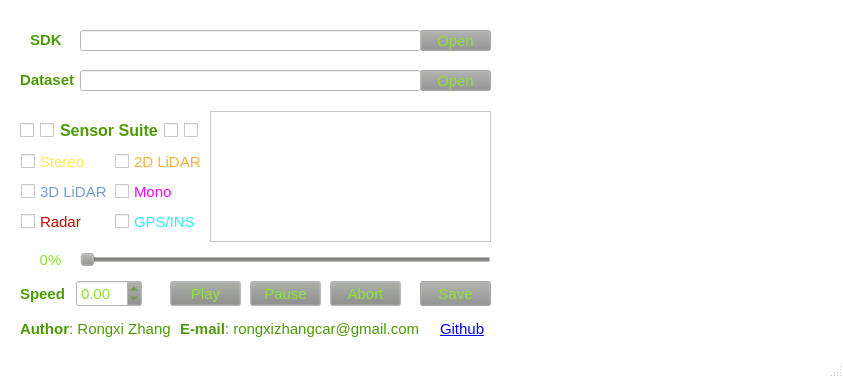
<?xml version="1.0" encoding="UTF-8"?>
<ui version="4.0">
 <class>RobotCarPlayer</class>
 <widget class="QMainWindow" name="RobotCarPlayer">
  <property name="enabled">
   <bool>true</bool>
  </property>
  <property name="geometry">
   <rect>
    <x>0</x>
    <y>0</y>
    <width>843</width>
    <height>378</height>
   </rect>
  </property>
  <property name="sizePolicy">
   <sizepolicy hsizetype="Ignored" vsizetype="Ignored">
    <horstretch>0</horstretch>
    <verstretch>0</verstretch>
   </sizepolicy>
  </property>
  <property name="palette">
   <palette>
    <active>
     <colorrole role="WindowText">
      <brush brushstyle="SolidPattern">
       <color alpha="255">
        <red>78</red>
        <green>154</green>
        <blue>6</blue>
       </color>
      </brush>
     </colorrole>
     <colorrole role="Button">
      <brush brushstyle="SolidPattern">
       <color alpha="255">
        <red>136</red>
        <green>138</green>
        <blue>133</blue>
       </color>
      </brush>
     </colorrole>
     <colorrole role="Text">
      <brush brushstyle="SolidPattern">
       <color alpha="255">
        <red>0</red>
        <green>0</green>
        <blue>0</blue>
       </color>
      </brush>
     </colorrole>
     <colorrole role="ButtonText">
      <brush brushstyle="SolidPattern">
       <color alpha="255">
        <red>138</red>
        <green>226</green>
        <blue>52</blue>
       </color>
      </brush>
     </colorrole>
     <colorrole role="Base">
      <brush brushstyle="SolidPattern">
       <color alpha="255">
        <red>255</red>
        <green>255</green>
        <blue>255</blue>
       </color>
      </brush>
     </colorrole>
     <colorrole role="Window">
      <brush brushstyle="SolidPattern">
       <color alpha="255">
        <red>255</red>
        <green>255</green>
        <blue>255</blue>
       </color>
      </brush>
     </colorrole>
     <colorrole role="Highlight">
      <brush brushstyle="SolidPattern">
       <color alpha="128">
        <red>255</red>
        <green>255</green>
        <blue>255</blue>
       </color>
      </brush>
     </colorrole>
     <colorrole role="PlaceholderText">
      <brush brushstyle="SolidPattern">
       <color alpha="128">
        <red>0</red>
        <green>0</green>
        <blue>0</blue>
       </color>
      </brush>
     </colorrole>
    </active>
    <inactive>
     <colorrole role="WindowText">
      <brush brushstyle="SolidPattern">
       <color alpha="255">
        <red>78</red>
        <green>154</green>
        <blue>6</blue>
       </color>
      </brush>
     </colorrole>
     <colorrole role="Button">
      <brush brushstyle="SolidPattern">
       <color alpha="255">
        <red>136</red>
        <green>138</green>
        <blue>133</blue>
       </color>
      </brush>
     </colorrole>
     <colorrole role="Text">
      <brush brushstyle="SolidPattern">
       <color alpha="255">
        <red>0</red>
        <green>0</green>
        <blue>0</blue>
       </color>
      </brush>
     </colorrole>
     <colorrole role="ButtonText">
      <brush brushstyle="SolidPattern">
       <color alpha="255">
        <red>138</red>
        <green>226</green>
        <blue>52</blue>
       </color>
      </brush>
     </colorrole>
     <colorrole role="Base">
      <brush brushstyle="SolidPattern">
       <color alpha="255">
        <red>255</red>
        <green>255</green>
        <blue>255</blue>
       </color>
      </brush>
     </colorrole>
     <colorrole role="Window">
      <brush brushstyle="SolidPattern">
       <color alpha="255">
        <red>255</red>
        <green>255</green>
        <blue>255</blue>
       </color>
      </brush>
     </colorrole>
     <colorrole role="Highlight">
      <brush brushstyle="SolidPattern">
       <color alpha="255">
        <red>252</red>
        <green>233</green>
        <blue>79</blue>
       </color>
      </brush>
     </colorrole>
     <colorrole role="PlaceholderText">
      <brush brushstyle="SolidPattern">
       <color alpha="128">
        <red>0</red>
        <green>0</green>
        <blue>0</blue>
       </color>
      </brush>
     </colorrole>
    </inactive>
    <disabled>
     <colorrole role="WindowText">
      <brush brushstyle="SolidPattern">
       <color alpha="255">
        <red>85</red>
        <green>87</green>
        <blue>83</blue>
       </color>
      </brush>
     </colorrole>
     <colorrole role="Button">
      <brush brushstyle="SolidPattern">
       <color alpha="255">
        <red>136</red>
        <green>138</green>
        <blue>133</blue>
       </color>
      </brush>
     </colorrole>
     <colorrole role="Text">
      <brush brushstyle="SolidPattern">
       <color alpha="255">
        <red>85</red>
        <green>87</green>
        <blue>83</blue>
       </color>
      </brush>
     </colorrole>
     <colorrole role="ButtonText">
      <brush brushstyle="SolidPattern">
       <color alpha="255">
        <red>136</red>
        <green>138</green>
        <blue>133</blue>
       </color>
      </brush>
     </colorrole>
     <colorrole role="Base">
      <brush brushstyle="SolidPattern">
       <color alpha="255">
        <red>255</red>
        <green>255</green>
        <blue>255</blue>
       </color>
      </brush>
     </colorrole>
     <colorrole role="Window">
      <brush brushstyle="SolidPattern">
       <color alpha="255">
        <red>255</red>
        <green>255</green>
        <blue>255</blue>
       </color>
      </brush>
     </colorrole>
     <colorrole role="Highlight">
      <brush brushstyle="SolidPattern">
       <color alpha="255">
        <red>239</red>
        <green>41</green>
        <blue>41</blue>
       </color>
      </brush>
     </colorrole>
     <colorrole role="PlaceholderText">
      <brush brushstyle="SolidPattern">
       <color alpha="128">
        <red>0</red>
        <green>0</green>
        <blue>0</blue>
       </color>
      </brush>
     </colorrole>
    </disabled>
   </palette>
  </property>
  <property name="font">
   <font>
    <pointsize>11</pointsize>
   </font>
  </property>
  <property name="cursor">
   <cursorShape>ArrowCursor</cursorShape>
  </property>
  <property name="contextMenuPolicy">
   <enum>Qt::NoContextMenu</enum>
  </property>
  <property name="windowTitle">
   <string notr="true">RobotCarPlayer: ROS2 Interface of the Oxford (Radar) RobotCar Dataset</string>
  </property>
  <property name="windowIcon">
   <iconset resource="../gui/image.qrc">
    <normaloff>:/scan.ico</normaloff>:/scan.ico</iconset>
  </property>
  <property name="layoutDirection">
   <enum>Qt::LeftToRight</enum>
  </property>
  <widget class="QWidget" name="centralwidget">
   <widget class="QLabel" name="Dataset">
    <property name="geometry">
     <rect>
      <x>20</x>
      <y>71</y>
      <width>61</width>
      <height>17</height>
     </rect>
    </property>
    <property name="font">
     <font>
      <pointsize>11</pointsize>
      <weight>75</weight>
      <bold>true</bold>
     </font>
    </property>
    <property name="text">
     <string>Dataset</string>
    </property>
   </widget>
   <widget class="QDialogButtonBox" name="buttonSDK">
    <property name="geometry">
     <rect>
      <x>420</x>
      <y>30</y>
      <width>71</width>
      <height>21</height>
     </rect>
    </property>
    <property name="palette">
     <palette>
      <active>
       <colorrole role="Highlight">
        <brush brushstyle="SolidPattern">
         <color alpha="128">
          <red>255</red>
          <green>255</green>
          <blue>255</blue>
         </color>
        </brush>
       </colorrole>
      </active>
      <inactive>
       <colorrole role="Highlight">
        <brush brushstyle="SolidPattern">
         <color alpha="255">
          <red>255</red>
          <green>255</green>
          <blue>255</blue>
         </color>
        </brush>
       </colorrole>
      </inactive>
      <disabled>
       <colorrole role="Highlight">
        <brush brushstyle="SolidPattern">
         <color alpha="255">
          <red>239</red>
          <green>41</green>
          <blue>41</blue>
         </color>
        </brush>
       </colorrole>
      </disabled>
     </palette>
    </property>
    <property name="orientation">
     <enum>Qt::Horizontal</enum>
    </property>
    <property name="standardButtons">
     <set>QDialogButtonBox::Open</set>
    </property>
   </widget>
   <widget class="QPushButton" name="buttonPause">
    <property name="geometry">
     <rect>
      <x>250</x>
      <y>281</y>
      <width>71</width>
      <height>25</height>
     </rect>
    </property>
    <property name="text">
     <string>Pause</string>
    </property>
    <property name="icon">
     <iconset resource="../gui/image.qrc">
      <normaloff>:/pause.ico</normaloff>:/pause.ico</iconset>
    </property>
   </widget>
   <widget class="QSlider" name="SliderPlayer">
    <property name="geometry">
     <rect>
      <x>80</x>
      <y>250</y>
      <width>411</width>
      <height>20</height>
     </rect>
    </property>
    <property name="palette">
     <palette>
      <active>
       <colorrole role="WindowText">
        <brush brushstyle="SolidPattern">
         <color alpha="255">
          <red>138</red>
          <green>226</green>
          <blue>52</blue>
         </color>
        </brush>
       </colorrole>
       <colorrole role="ButtonText">
        <brush brushstyle="SolidPattern">
         <color alpha="255">
          <red>138</red>
          <green>226</green>
          <blue>52</blue>
         </color>
        </brush>
       </colorrole>
       <colorrole role="Highlight">
        <brush brushstyle="SolidPattern">
         <color alpha="255">
          <red>138</red>
          <green>226</green>
          <blue>52</blue>
         </color>
        </brush>
       </colorrole>
      </active>
      <inactive>
       <colorrole role="WindowText">
        <brush brushstyle="SolidPattern">
         <color alpha="255">
          <red>138</red>
          <green>226</green>
          <blue>52</blue>
         </color>
        </brush>
       </colorrole>
       <colorrole role="ButtonText">
        <brush brushstyle="SolidPattern">
         <color alpha="255">
          <red>138</red>
          <green>226</green>
          <blue>52</blue>
         </color>
        </brush>
       </colorrole>
       <colorrole role="Highlight">
        <brush brushstyle="SolidPattern">
         <color alpha="255">
          <red>138</red>
          <green>226</green>
          <blue>52</blue>
         </color>
        </brush>
       </colorrole>
      </inactive>
      <disabled>
       <colorrole role="WindowText">
        <brush brushstyle="SolidPattern">
         <color alpha="255">
          <red>190</red>
          <green>190</green>
          <blue>190</blue>
         </color>
        </brush>
       </colorrole>
       <colorrole role="ButtonText">
        <brush brushstyle="SolidPattern">
         <color alpha="255">
          <red>190</red>
          <green>190</green>
          <blue>190</blue>
         </color>
        </brush>
       </colorrole>
       <colorrole role="Highlight">
        <brush brushstyle="SolidPattern">
         <color alpha="255">
          <red>239</red>
          <green>41</green>
          <blue>41</blue>
         </color>
        </brush>
       </colorrole>
      </disabled>
     </palette>
    </property>
    <property name="cursor">
     <cursorShape>ArrowCursor</cursorShape>
    </property>
    <property name="orientation">
     <enum>Qt::Horizontal</enum>
    </property>
   </widget>
   <widget class="QPushButton" name="buttonAbort">
    <property name="geometry">
     <rect>
      <x>330</x>
      <y>281</y>
      <width>71</width>
      <height>25</height>
     </rect>
    </property>
    <property name="text">
     <string>Abort</string>
    </property>
    <property name="icon">
     <iconset resource="../gui/image.qrc">
      <normaloff>:/stop.ico</normaloff>:/stop.ico</iconset>
    </property>
   </widget>
   <widget class="QDialogButtonBox" name="buttonSave">
    <property name="geometry">
     <rect>
      <x>420</x>
      <y>281</y>
      <width>71</width>
      <height>25</height>
     </rect>
    </property>
    <property name="palette">
     <palette>
      <active>
       <colorrole role="Highlight">
        <brush brushstyle="SolidPattern">
         <color alpha="128">
          <red>255</red>
          <green>255</green>
          <blue>255</blue>
         </color>
        </brush>
       </colorrole>
      </active>
      <inactive>
       <colorrole role="Highlight">
        <brush brushstyle="SolidPattern">
         <color alpha="255">
          <red>255</red>
          <green>255</green>
          <blue>255</blue>
         </color>
        </brush>
       </colorrole>
      </inactive>
      <disabled>
       <colorrole role="Highlight">
        <brush brushstyle="SolidPattern">
         <color alpha="255">
          <red>239</red>
          <green>41</green>
          <blue>41</blue>
         </color>
        </brush>
       </colorrole>
      </disabled>
     </palette>
    </property>
    <property name="orientation">
     <enum>Qt::Horizontal</enum>
    </property>
    <property name="standardButtons">
     <set>QDialogButtonBox::Save</set>
    </property>
   </widget>
   <widget class="QDialogButtonBox" name="buttonDataset">
    <property name="geometry">
     <rect>
      <x>420</x>
      <y>70</y>
      <width>71</width>
      <height>21</height>
     </rect>
    </property>
    <property name="palette">
     <palette>
      <active>
       <colorrole role="Highlight">
        <brush brushstyle="SolidPattern">
         <color alpha="128">
          <red>255</red>
          <green>255</green>
          <blue>255</blue>
         </color>
        </brush>
       </colorrole>
      </active>
      <inactive>
       <colorrole role="Highlight">
        <brush brushstyle="SolidPattern">
         <color alpha="255">
          <red>255</red>
          <green>255</green>
          <blue>255</blue>
         </color>
        </brush>
       </colorrole>
      </inactive>
      <disabled>
       <colorrole role="Highlight">
        <brush brushstyle="SolidPattern">
         <color alpha="255">
          <red>239</red>
          <green>41</green>
          <blue>41</blue>
         </color>
        </brush>
       </colorrole>
      </disabled>
     </palette>
    </property>
    <property name="orientation">
     <enum>Qt::Horizontal</enum>
    </property>
    <property name="standardButtons">
     <set>QDialogButtonBox::Open</set>
    </property>
   </widget>
   <widget class="QCheckBox" name="check2DLiDAR">
    <property name="geometry">
     <rect>
      <x>115</x>
      <y>150</y>
      <width>88</width>
      <height>23</height>
     </rect>
    </property>
    <property name="palette">
     <palette>
      <active>
       <colorrole role="WindowText">
        <brush brushstyle="SolidPattern">
         <color alpha="255">
          <red>252</red>
          <green>175</green>
          <blue>62</blue>
         </color>
        </brush>
       </colorrole>
       <colorrole role="ButtonText">
        <brush brushstyle="SolidPattern">
         <color alpha="255">
          <red>138</red>
          <green>226</green>
          <blue>52</blue>
         </color>
        </brush>
       </colorrole>
      </active>
      <inactive>
       <colorrole role="WindowText">
        <brush brushstyle="SolidPattern">
         <color alpha="255">
          <red>252</red>
          <green>175</green>
          <blue>62</blue>
         </color>
        </brush>
       </colorrole>
       <colorrole role="ButtonText">
        <brush brushstyle="SolidPattern">
         <color alpha="255">
          <red>138</red>
          <green>226</green>
          <blue>52</blue>
         </color>
        </brush>
       </colorrole>
      </inactive>
      <disabled>
       <colorrole role="WindowText">
        <brush brushstyle="SolidPattern">
         <color alpha="255">
          <red>85</red>
          <green>87</green>
          <blue>83</blue>
         </color>
        </brush>
       </colorrole>
       <colorrole role="ButtonText">
        <brush brushstyle="SolidPattern">
         <color alpha="255">
          <red>136</red>
          <green>138</green>
          <blue>133</blue>
         </color>
        </brush>
       </colorrole>
      </disabled>
     </palette>
    </property>
    <property name="text">
     <string>2D LiDAR</string>
    </property>
   </widget>
   <widget class="QCheckBox" name="checkGPS">
    <property name="geometry">
     <rect>
      <x>115</x>
      <y>210</y>
      <width>81</width>
      <height>23</height>
     </rect>
    </property>
    <property name="palette">
     <palette>
      <active>
       <colorrole role="WindowText">
        <brush brushstyle="SolidPattern">
         <color alpha="255">
          <red>49</red>
          <green>239</green>
          <blue>255</blue>
         </color>
        </brush>
       </colorrole>
      </active>
      <inactive>
       <colorrole role="WindowText">
        <brush brushstyle="SolidPattern">
         <color alpha="255">
          <red>49</red>
          <green>239</green>
          <blue>255</blue>
         </color>
        </brush>
       </colorrole>
      </inactive>
      <disabled>
       <colorrole role="WindowText">
        <brush brushstyle="SolidPattern">
         <color alpha="255">
          <red>85</red>
          <green>87</green>
          <blue>83</blue>
         </color>
        </brush>
       </colorrole>
      </disabled>
     </palette>
    </property>
    <property name="text">
     <string>GPS/INS</string>
    </property>
   </widget>
   <widget class="QTextBrowser" name="textStatus">
    <property name="enabled">
     <bool>true</bool>
    </property>
    <property name="geometry">
     <rect>
      <x>210</x>
      <y>111</y>
      <width>281</width>
      <height>131</height>
     </rect>
    </property>
    <property name="palette">
     <palette>
      <active>
       <colorrole role="Text">
        <brush brushstyle="SolidPattern">
         <color alpha="255">
          <red>138</red>
          <green>226</green>
          <blue>52</blue>
         </color>
        </brush>
       </colorrole>
       <colorrole role="Highlight">
        <brush brushstyle="SolidPattern">
         <color alpha="128">
          <red>255</red>
          <green>255</green>
          <blue>255</blue>
         </color>
        </brush>
       </colorrole>
       <colorrole role="HighlightedText">
        <brush brushstyle="SolidPattern">
         <color alpha="255">
          <red>252</red>
          <green>233</green>
          <blue>79</blue>
         </color>
        </brush>
       </colorrole>
       <colorrole role="PlaceholderText">
        <brush brushstyle="SolidPattern">
         <color alpha="128">
          <red>138</red>
          <green>226</green>
          <blue>52</blue>
         </color>
        </brush>
       </colorrole>
      </active>
      <inactive>
       <colorrole role="Text">
        <brush brushstyle="SolidPattern">
         <color alpha="255">
          <red>138</red>
          <green>226</green>
          <blue>52</blue>
         </color>
        </brush>
       </colorrole>
       <colorrole role="Highlight">
        <brush brushstyle="SolidPattern">
         <color alpha="255">
          <red>255</red>
          <green>255</green>
          <blue>255</blue>
         </color>
        </brush>
       </colorrole>
       <colorrole role="HighlightedText">
        <brush brushstyle="SolidPattern">
         <color alpha="255">
          <red>252</red>
          <green>233</green>
          <blue>79</blue>
         </color>
        </brush>
       </colorrole>
       <colorrole role="PlaceholderText">
        <brush brushstyle="SolidPattern">
         <color alpha="128">
          <red>138</red>
          <green>226</green>
          <blue>52</blue>
         </color>
        </brush>
       </colorrole>
      </inactive>
      <disabled>
       <colorrole role="Text">
        <brush brushstyle="SolidPattern">
         <color alpha="255">
          <red>190</red>
          <green>190</green>
          <blue>190</blue>
         </color>
        </brush>
       </colorrole>
       <colorrole role="Highlight">
        <brush brushstyle="SolidPattern">
         <color alpha="255">
          <red>239</red>
          <green>41</green>
          <blue>41</blue>
         </color>
        </brush>
       </colorrole>
       <colorrole role="HighlightedText">
        <brush brushstyle="SolidPattern">
         <color alpha="255">
          <red>252</red>
          <green>233</green>
          <blue>79</blue>
         </color>
        </brush>
       </colorrole>
       <colorrole role="PlaceholderText">
        <brush brushstyle="SolidPattern">
         <color alpha="128">
          <red>0</red>
          <green>0</green>
          <blue>0</blue>
         </color>
        </brush>
       </colorrole>
      </disabled>
     </palette>
    </property>
    <property name="cursor" stdset="0">
     <cursorShape>OpenHandCursor</cursorShape>
    </property>
   </widget>
   <widget class="QCheckBox" name="checkRadar">
    <property name="geometry">
     <rect>
      <x>21</x>
      <y>210</y>
      <width>65</width>
      <height>23</height>
     </rect>
    </property>
    <property name="palette">
     <palette>
      <active>
       <colorrole role="WindowText">
        <brush brushstyle="SolidPattern">
         <color alpha="255">
          <red>204</red>
          <green>0</green>
          <blue>0</blue>
         </color>
        </brush>
       </colorrole>
      </active>
      <inactive>
       <colorrole role="WindowText">
        <brush brushstyle="SolidPattern">
         <color alpha="255">
          <red>204</red>
          <green>0</green>
          <blue>0</blue>
         </color>
        </brush>
       </colorrole>
      </inactive>
      <disabled>
       <colorrole role="WindowText">
        <brush brushstyle="SolidPattern">
         <color alpha="255">
          <red>85</red>
          <green>87</green>
          <blue>83</blue>
         </color>
        </brush>
       </colorrole>
      </disabled>
     </palette>
    </property>
    <property name="text">
     <string>Radar</string>
    </property>
   </widget>
   <widget class="QCheckBox" name="checkMono">
    <property name="geometry">
     <rect>
      <x>115</x>
      <y>180</y>
      <width>65</width>
      <height>23</height>
     </rect>
    </property>
    <property name="palette">
     <palette>
      <active>
       <colorrole role="WindowText">
        <brush brushstyle="SolidPattern">
         <color alpha="255">
          <red>255</red>
          <green>0</green>
          <blue>255</blue>
         </color>
        </brush>
       </colorrole>
      </active>
      <inactive>
       <colorrole role="WindowText">
        <brush brushstyle="SolidPattern">
         <color alpha="255">
          <red>255</red>
          <green>0</green>
          <blue>255</blue>
         </color>
        </brush>
       </colorrole>
      </inactive>
      <disabled>
       <colorrole role="WindowText">
        <brush brushstyle="SolidPattern">
         <color alpha="255">
          <red>85</red>
          <green>87</green>
          <blue>83</blue>
         </color>
        </brush>
       </colorrole>
      </disabled>
     </palette>
    </property>
    <property name="text">
     <string>Mono</string>
    </property>
   </widget>
   <widget class="QLabel" name="SDK">
    <property name="geometry">
     <rect>
      <x>30</x>
      <y>31</y>
      <width>51</width>
      <height>17</height>
     </rect>
    </property>
    <property name="font">
     <font>
      <pointsize>11</pointsize>
      <weight>75</weight>
      <bold>true</bold>
     </font>
    </property>
    <property name="text">
     <string>SDK</string>
    </property>
   </widget>
   <widget class="QPushButton" name="buttonPlay">
    <property name="geometry">
     <rect>
      <x>170</x>
      <y>281</y>
      <width>71</width>
      <height>25</height>
     </rect>
    </property>
    <property name="text">
     <string>Play</string>
    </property>
    <property name="icon">
     <iconset resource="../gui/image.qrc">
      <normaloff>:/play.ico</normaloff>:/play.ico</iconset>
    </property>
   </widget>
   <widget class="QCheckBox" name="checkStereo">
    <property name="geometry">
     <rect>
      <x>21</x>
      <y>150</y>
      <width>71</width>
      <height>23</height>
     </rect>
    </property>
    <property name="palette">
     <palette>
      <active>
       <colorrole role="WindowText">
        <brush brushstyle="SolidPattern">
         <color alpha="255">
          <red>252</red>
          <green>233</green>
          <blue>79</blue>
         </color>
        </brush>
       </colorrole>
      </active>
      <inactive>
       <colorrole role="WindowText">
        <brush brushstyle="SolidPattern">
         <color alpha="255">
          <red>252</red>
          <green>233</green>
          <blue>79</blue>
         </color>
        </brush>
       </colorrole>
      </inactive>
      <disabled>
       <colorrole role="WindowText">
        <brush brushstyle="SolidPattern">
         <color alpha="255">
          <red>85</red>
          <green>87</green>
          <blue>83</blue>
         </color>
        </brush>
       </colorrole>
      </disabled>
     </palette>
    </property>
    <property name="text">
     <string>Stereo</string>
    </property>
   </widget>
   <widget class="QCheckBox" name="check3DLiDAR">
    <property name="geometry">
     <rect>
      <x>21</x>
      <y>180</y>
      <width>88</width>
      <height>23</height>
     </rect>
    </property>
    <property name="palette">
     <palette>
      <active>
       <colorrole role="WindowText">
        <brush brushstyle="SolidPattern">
         <color alpha="255">
          <red>114</red>
          <green>159</green>
          <blue>207</blue>
         </color>
        </brush>
       </colorrole>
      </active>
      <inactive>
       <colorrole role="WindowText">
        <brush brushstyle="SolidPattern">
         <color alpha="255">
          <red>114</red>
          <green>159</green>
          <blue>207</blue>
         </color>
        </brush>
       </colorrole>
      </inactive>
      <disabled>
       <colorrole role="WindowText">
        <brush brushstyle="SolidPattern">
         <color alpha="255">
          <red>85</red>
          <green>87</green>
          <blue>83</blue>
         </color>
        </brush>
       </colorrole>
      </disabled>
     </palette>
    </property>
    <property name="text">
     <string>3D LiDAR</string>
    </property>
   </widget>
   <widget class="QLineEdit" name="lineEditSDK">
    <property name="enabled">
     <bool>false</bool>
    </property>
    <property name="geometry">
     <rect>
      <x>80</x>
      <y>30</y>
      <width>341</width>
      <height>21</height>
     </rect>
    </property>
    <property name="palette">
     <palette>
      <active>
       <colorrole role="Text">
        <brush brushstyle="SolidPattern">
         <color alpha="255">
          <red>138</red>
          <green>226</green>
          <blue>52</blue>
         </color>
        </brush>
       </colorrole>
       <colorrole role="HighlightedText">
        <brush brushstyle="SolidPattern">
         <color alpha="255">
          <red>0</red>
          <green>0</green>
          <blue>0</blue>
         </color>
        </brush>
       </colorrole>
       <colorrole role="PlaceholderText">
        <brush brushstyle="SolidPattern">
         <color alpha="128">
          <red>138</red>
          <green>226</green>
          <blue>52</blue>
         </color>
        </brush>
       </colorrole>
      </active>
      <inactive>
       <colorrole role="Text">
        <brush brushstyle="SolidPattern">
         <color alpha="255">
          <red>138</red>
          <green>226</green>
          <blue>52</blue>
         </color>
        </brush>
       </colorrole>
       <colorrole role="HighlightedText">
        <brush brushstyle="SolidPattern">
         <color alpha="255">
          <red>0</red>
          <green>0</green>
          <blue>0</blue>
         </color>
        </brush>
       </colorrole>
       <colorrole role="PlaceholderText">
        <brush brushstyle="SolidPattern">
         <color alpha="128">
          <red>138</red>
          <green>226</green>
          <blue>52</blue>
         </color>
        </brush>
       </colorrole>
      </inactive>
      <disabled>
       <colorrole role="Text">
        <brush brushstyle="SolidPattern">
         <color alpha="255">
          <red>138</red>
          <green>226</green>
          <blue>52</blue>
         </color>
        </brush>
       </colorrole>
       <colorrole role="HighlightedText">
        <brush brushstyle="SolidPattern">
         <color alpha="255">
          <red>0</red>
          <green>0</green>
          <blue>0</blue>
         </color>
        </brush>
       </colorrole>
       <colorrole role="PlaceholderText">
        <brush brushstyle="SolidPattern">
         <color alpha="128">
          <red>0</red>
          <green>0</green>
          <blue>0</blue>
         </color>
        </brush>
       </colorrole>
      </disabled>
     </palette>
    </property>
    <property name="cursor">
     <cursorShape>PointingHandCursor</cursorShape>
    </property>
   </widget>
   <widget class="QLineEdit" name="lineEditDataset">
    <property name="enabled">
     <bool>false</bool>
    </property>
    <property name="geometry">
     <rect>
      <x>80</x>
      <y>70</y>
      <width>341</width>
      <height>21</height>
     </rect>
    </property>
    <property name="palette">
     <palette>
      <active>
       <colorrole role="Text">
        <brush brushstyle="SolidPattern">
         <color alpha="255">
          <red>138</red>
          <green>226</green>
          <blue>52</blue>
         </color>
        </brush>
       </colorrole>
       <colorrole role="HighlightedText">
        <brush brushstyle="SolidPattern">
         <color alpha="255">
          <red>0</red>
          <green>0</green>
          <blue>0</blue>
         </color>
        </brush>
       </colorrole>
       <colorrole role="PlaceholderText">
        <brush brushstyle="SolidPattern">
         <color alpha="128">
          <red>138</red>
          <green>226</green>
          <blue>52</blue>
         </color>
        </brush>
       </colorrole>
      </active>
      <inactive>
       <colorrole role="Text">
        <brush brushstyle="SolidPattern">
         <color alpha="255">
          <red>138</red>
          <green>226</green>
          <blue>52</blue>
         </color>
        </brush>
       </colorrole>
       <colorrole role="HighlightedText">
        <brush brushstyle="SolidPattern">
         <color alpha="255">
          <red>0</red>
          <green>0</green>
          <blue>0</blue>
         </color>
        </brush>
       </colorrole>
       <colorrole role="PlaceholderText">
        <brush brushstyle="SolidPattern">
         <color alpha="128">
          <red>138</red>
          <green>226</green>
          <blue>52</blue>
         </color>
        </brush>
       </colorrole>
      </inactive>
      <disabled>
       <colorrole role="Text">
        <brush brushstyle="SolidPattern">
         <color alpha="255">
          <red>138</red>
          <green>226</green>
          <blue>52</blue>
         </color>
        </brush>
       </colorrole>
       <colorrole role="HighlightedText">
        <brush brushstyle="SolidPattern">
         <color alpha="255">
          <red>0</red>
          <green>0</green>
          <blue>0</blue>
         </color>
        </brush>
       </colorrole>
       <colorrole role="PlaceholderText">
        <brush brushstyle="SolidPattern">
         <color alpha="128">
          <red>0</red>
          <green>0</green>
          <blue>0</blue>
         </color>
        </brush>
       </colorrole>
      </disabled>
     </palette>
    </property>
    <property name="cursor">
     <cursorShape>PointingHandCursor</cursorShape>
    </property>
   </widget>
   <widget class="QLabel" name="Image">
    <property name="geometry">
     <rect>
      <x>500</x>
      <y>0</y>
      <width>341</width>
      <height>351</height>
     </rect>
    </property>
    <property name="sizePolicy">
     <sizepolicy hsizetype="Fixed" vsizetype="Fixed">
      <horstretch>200</horstretch>
      <verstretch>200</verstretch>
     </sizepolicy>
    </property>
    <property name="text">
     <string/>
    </property>
    <property name="textFormat">
     <enum>Qt::AutoText</enum>
    </property>
    <property name="pixmap">
     <pixmap resource="../gui/image.qrc">:/robotcar.png</pixmap>
    </property>
    <property name="scaledContents">
     <bool>true</bool>
    </property>
   </widget>
   <widget class="QLabel" name="Author">
    <property name="geometry">
     <rect>
      <x>20</x>
      <y>320</y>
      <width>151</width>
      <height>18</height>
     </rect>
    </property>
    <property name="text">
     <string>&lt;html&gt;&lt;head/&gt;&lt;body&gt;&lt;p&gt;&lt;span style=&quot; font-weight:700;&quot;&gt;Author&lt;/span&gt;: Rongxi Zhang &lt;/p&gt;&lt;/body&gt;&lt;/html&gt;</string>
    </property>
    <property name="alignment">
     <set>Qt::AlignCenter</set>
    </property>
   </widget>
   <widget class="QLabel" name="Email">
    <property name="geometry">
     <rect>
      <x>180</x>
      <y>320</y>
      <width>251</width>
      <height>18</height>
     </rect>
    </property>
    <property name="text">
     <string>&lt;html&gt;&lt;head/&gt;&lt;body&gt;&lt;p align=&quot;justify&quot;&gt;&lt;span style=&quot; font-weight:700;&quot;&gt;E-mail&lt;/span&gt;: rongxizhangcar@gmail.com&lt;/p&gt;&lt;/body&gt;&lt;/html&gt;</string>
    </property>
    <property name="alignment">
     <set>Qt::AlignCenter</set>
    </property>
   </widget>
   <widget class="QLabel" name="labelProgess">
    <property name="geometry">
     <rect>
      <x>30</x>
      <y>250</y>
      <width>41</width>
      <height>20</height>
     </rect>
    </property>
    <property name="palette">
     <palette>
      <active>
       <colorrole role="WindowText">
        <brush brushstyle="SolidPattern">
         <color alpha="255">
          <red>138</red>
          <green>226</green>
          <blue>52</blue>
         </color>
        </brush>
       </colorrole>
      </active>
      <inactive>
       <colorrole role="WindowText">
        <brush brushstyle="SolidPattern">
         <color alpha="255">
          <red>138</red>
          <green>226</green>
          <blue>52</blue>
         </color>
        </brush>
       </colorrole>
      </inactive>
      <disabled>
       <colorrole role="WindowText">
        <brush brushstyle="SolidPattern">
         <color alpha="255">
          <red>190</red>
          <green>190</green>
          <blue>190</blue>
         </color>
        </brush>
       </colorrole>
      </disabled>
     </palette>
    </property>
    <property name="layoutDirection">
     <enum>Qt::LeftToRight</enum>
    </property>
    <property name="text">
     <string>0%</string>
    </property>
    <property name="alignment">
     <set>Qt::AlignCenter</set>
    </property>
   </widget>
   <widget class="QWidget" name="layoutWidget">
    <property name="geometry">
     <rect>
      <x>20</x>
      <y>280</y>
      <width>122</width>
      <height>28</height>
     </rect>
    </property>
    <layout class="QHBoxLayout" name="horizontalLayout">
     <item>
      <widget class="QLabel" name="Speed">
       <property name="font">
        <font>
         <pointsize>11</pointsize>
         <weight>75</weight>
         <bold>true</bold>
        </font>
       </property>
       <property name="text">
        <string>Speed</string>
       </property>
      </widget>
     </item>
     <item>
      <widget class="QDoubleSpinBox" name="SpinSpeed">
       <property name="sizePolicy">
        <sizepolicy hsizetype="Fixed" vsizetype="Fixed">
         <horstretch>0</horstretch>
         <verstretch>0</verstretch>
        </sizepolicy>
       </property>
       <property name="palette">
        <palette>
         <active>
          <colorrole role="Light">
           <brush brushstyle="SolidPattern">
            <color alpha="255">
             <red>252</red>
             <green>233</green>
             <blue>79</blue>
            </color>
           </brush>
          </colorrole>
          <colorrole role="Text">
           <brush brushstyle="SolidPattern">
            <color alpha="255">
             <red>138</red>
             <green>226</green>
             <blue>52</blue>
            </color>
           </brush>
          </colorrole>
          <colorrole role="BrightText">
           <brush brushstyle="SolidPattern">
            <color alpha="255">
             <red>252</red>
             <green>233</green>
             <blue>79</blue>
            </color>
           </brush>
          </colorrole>
          <colorrole role="Highlight">
           <brush brushstyle="SolidPattern">
            <color alpha="255">
             <red>136</red>
             <green>138</green>
             <blue>133</blue>
            </color>
           </brush>
          </colorrole>
          <colorrole role="HighlightedText">
           <brush brushstyle="SolidPattern">
            <color alpha="255">
             <red>138</red>
             <green>226</green>
             <blue>52</blue>
            </color>
           </brush>
          </colorrole>
          <colorrole role="PlaceholderText">
           <brush brushstyle="NoBrush">
            <color alpha="128">
             <red>138</red>
             <green>226</green>
             <blue>52</blue>
            </color>
           </brush>
          </colorrole>
         </active>
         <inactive>
          <colorrole role="Light">
           <brush brushstyle="SolidPattern">
            <color alpha="255">
             <red>252</red>
             <green>233</green>
             <blue>79</blue>
            </color>
           </brush>
          </colorrole>
          <colorrole role="Text">
           <brush brushstyle="SolidPattern">
            <color alpha="255">
             <red>138</red>
             <green>226</green>
             <blue>52</blue>
            </color>
           </brush>
          </colorrole>
          <colorrole role="BrightText">
           <brush brushstyle="SolidPattern">
            <color alpha="255">
             <red>252</red>
             <green>233</green>
             <blue>79</blue>
            </color>
           </brush>
          </colorrole>
          <colorrole role="Highlight">
           <brush brushstyle="SolidPattern">
            <color alpha="255">
             <red>136</red>
             <green>138</green>
             <blue>133</blue>
            </color>
           </brush>
          </colorrole>
          <colorrole role="HighlightedText">
           <brush brushstyle="SolidPattern">
            <color alpha="255">
             <red>138</red>
             <green>226</green>
             <blue>52</blue>
            </color>
           </brush>
          </colorrole>
          <colorrole role="PlaceholderText">
           <brush brushstyle="NoBrush">
            <color alpha="128">
             <red>138</red>
             <green>226</green>
             <blue>52</blue>
            </color>
           </brush>
          </colorrole>
         </inactive>
         <disabled>
          <colorrole role="Light">
           <brush brushstyle="SolidPattern">
            <color alpha="255">
             <red>252</red>
             <green>233</green>
             <blue>79</blue>
            </color>
           </brush>
          </colorrole>
          <colorrole role="Text">
           <brush brushstyle="SolidPattern">
            <color alpha="255">
             <red>85</red>
             <green>87</green>
             <blue>83</blue>
            </color>
           </brush>
          </colorrole>
          <colorrole role="BrightText">
           <brush brushstyle="SolidPattern">
            <color alpha="255">
             <red>255</red>
             <green>255</green>
             <blue>255</blue>
            </color>
           </brush>
          </colorrole>
          <colorrole role="Highlight">
           <brush brushstyle="SolidPattern">
            <color alpha="255">
             <red>239</red>
             <green>41</green>
             <blue>41</blue>
            </color>
           </brush>
          </colorrole>
          <colorrole role="HighlightedText">
           <brush brushstyle="SolidPattern">
            <color alpha="255">
             <red>138</red>
             <green>226</green>
             <blue>52</blue>
            </color>
           </brush>
          </colorrole>
          <colorrole role="PlaceholderText">
           <brush brushstyle="NoBrush">
            <color alpha="128">
             <red>138</red>
             <green>226</green>
             <blue>52</blue>
            </color>
           </brush>
          </colorrole>
         </disabled>
        </palette>
       </property>
       <property name="cursor">
        <cursorShape>SizeVerCursor</cursorShape>
       </property>
      </widget>
     </item>
    </layout>
   </widget>
   <widget class="QLabel" name="labelGithub">
    <property name="geometry">
     <rect>
      <x>440</x>
      <y>320</y>
      <width>51</width>
      <height>17</height>
     </rect>
    </property>
    <property name="palette">
     <palette>
      <active>
       <colorrole role="Link">
        <brush brushstyle="SolidPattern">
         <color alpha="255">
          <red>78</red>
          <green>154</green>
          <blue>6</blue>
         </color>
        </brush>
       </colorrole>
       <colorrole role="LinkVisited">
        <brush brushstyle="SolidPattern">
         <color alpha="255">
          <red>252</red>
          <green>233</green>
          <blue>79</blue>
         </color>
        </brush>
       </colorrole>
      </active>
      <inactive>
       <colorrole role="Link">
        <brush brushstyle="SolidPattern">
         <color alpha="255">
          <red>78</red>
          <green>154</green>
          <blue>6</blue>
         </color>
        </brush>
       </colorrole>
       <colorrole role="LinkVisited">
        <brush brushstyle="SolidPattern">
         <color alpha="255">
          <red>252</red>
          <green>233</green>
          <blue>79</blue>
         </color>
        </brush>
       </colorrole>
      </inactive>
      <disabled>
       <colorrole role="Link">
        <brush brushstyle="SolidPattern">
         <color alpha="255">
          <red>78</red>
          <green>154</green>
          <blue>6</blue>
         </color>
        </brush>
       </colorrole>
       <colorrole role="LinkVisited">
        <brush brushstyle="SolidPattern">
         <color alpha="255">
          <red>252</red>
          <green>233</green>
          <blue>79</blue>
         </color>
        </brush>
       </colorrole>
      </disabled>
     </palette>
    </property>
    <property name="text">
     <string>&lt;html&gt;&lt;head/&gt;&lt;body&gt;&lt;p&gt;&lt;a href=&quot;https://github.com/Rongxi-Zhang/radar-robotcar-dataset-ros&quot;&gt;&lt;span style=&quot; text-decoration: underline; color:#0000ff;&quot;&gt;Github&lt;/span&gt;&lt;/a&gt;&lt;/p&gt;&lt;/body&gt;&lt;/html&gt;</string>
    </property>
    <property name="textFormat">
     <enum>Qt::RichText</enum>
    </property>
    <property name="openExternalLinks">
     <bool>true</bool>
    </property>
   </widget>
   <widget class="QWidget" name="layoutWidget">
    <property name="geometry">
     <rect>
      <x>20</x>
      <y>120</y>
      <width>178</width>
      <height>21</height>
     </rect>
    </property>
    <layout class="QHBoxLayout" name="horizontalLayout_2">
     <item>
      <widget class="QCheckBox" name="checkPicture">
       <property name="text">
        <string/>
       </property>
      </widget>
     </item>
     <item>
      <widget class="QCheckBox" name="checkMutex">
       <property name="text">
        <string/>
       </property>
      </widget>
     </item>
     <item>
      <widget class="QLabel" name="SensorSuite">
       <property name="font">
        <font>
         <pointsize>12</pointsize>
         <weight>75</weight>
         <bold>true</bold>
        </font>
       </property>
       <property name="text">
        <string>Sensor Suite</string>
       </property>
      </widget>
     </item>
     <item>
      <widget class="QCheckBox" name="checkUndistort">
       <property name="text">
        <string/>
       </property>
      </widget>
     </item>
     <item>
      <widget class="QCheckBox" name="checkStereoMode">
       <property name="text">
        <string/>
       </property>
      </widget>
     </item>
    </layout>
   </widget>
  </widget>
  <widget class="QMenuBar" name="menubar">
   <property name="geometry">
    <rect>
     <x>0</x>
     <y>0</y>
     <width>843</width>
     <height>22</height>
    </rect>
   </property>
  </widget>
  <widget class="QStatusBar" name="statusbar"/>
 </widget>
 <resources>
  <include location="../gui/image.qrc"/>
  <include location="../gui/image.qrc"/>
 </resources>
 <connections/>
</ui>
